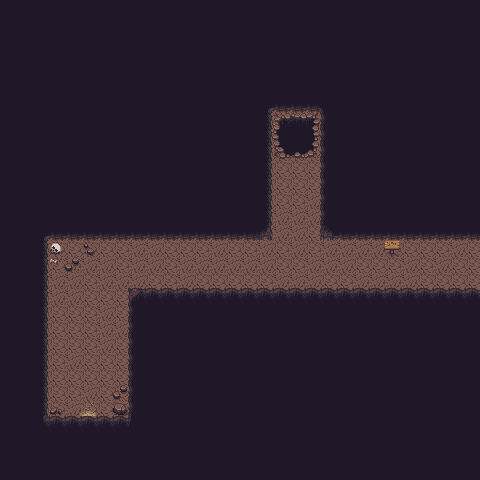

A 2D game scene composited from a Tiled map and its tileset images. What follows is a short description and the map's XML, with every tile layer's data as written:
An orthogonal 30x30 tile map with 16x16 px tiles, 2 tile layers (Ground, Decorations), 2 tilesets and 14 objects (difficulty_lever).

<map version="1.10" tiledversion="1.11.2" orientation="orthogonal" renderorder="right-down" width="30" height="30" tilewidth="16" tileheight="16" infinite="0" nextlayerid="7" nextobjectid="19">
 <editorsettings>
  <export target="CaveMap.lua" format="lua" />
 </editorsettings>
 <tileset firstgid="1" name="tile-set" tilewidth="16" tileheight="16" tilecount="1000" columns="40">
  <image source="gfx/cave.png" width="640" height="400" />
 </tileset>
 <tileset firstgid="1001" name="decorations 2" tilewidth="16" tileheight="16" tilecount="1440" columns="40">
  <image source="gfx/Overworld.png" width="640" height="576" />
 </tileset>
 <layer id="1" name="Ground" width="30" height="30">
  <data encoding="csv">
43,43,43,43,43,43,43,43,43,43,43,43,43,43,43,43,43,43,43,43,43,43,43,43,43,43,43,43,43,43,
43,43,43,43,43,43,43,43,43,43,43,43,43,43,43,43,43,43,43,43,43,43,43,43,43,43,43,43,43,43,
43,43,43,43,43,43,43,43,43,43,43,43,43,43,43,43,43,43,43,43,43,43,43,43,43,43,43,43,43,43,
43,43,43,43,43,43,43,43,43,43,43,43,43,43,43,43,43,43,43,43,43,43,43,43,43,43,43,43,43,43,
43,43,43,43,43,43,43,43,43,43,43,43,43,43,43,43,43,43,43,43,43,43,43,43,43,43,43,43,43,43,
43,43,43,43,43,43,43,43,43,43,43,43,43,43,43,43,43,43,43,43,43,43,43,43,43,43,43,43,43,43,
43,43,43,43,43,43,43,43,43,43,43,43,43,43,43,43,5,83,83,83,6,43,43,43,43,43,43,43,43,43,
43,43,43,43,43,43,43,43,43,43,43,43,43,43,43,43,44,172,173,174,42,43,43,43,43,43,43,43,43,43,
43,43,43,43,43,43,43,43,43,43,43,43,43,43,43,43,44,212,213,214,42,43,43,43,43,43,43,43,43,43,
43,43,43,43,43,43,43,43,43,43,43,43,43,43,43,43,44,252,253,254,42,43,43,43,43,43,43,43,43,43,
43,43,43,43,43,43,43,43,43,43,43,43,43,43,43,43,44,1,1,1,42,43,43,43,43,43,43,43,43,43,
43,43,43,43,43,43,43,43,43,43,43,43,43,43,43,43,44,1,1,1,42,43,43,43,43,43,43,43,43,43,
43,43,43,43,43,43,43,43,43,43,43,43,43,43,43,43,44,1,1,128,42,43,43,43,43,43,43,43,43,43,
43,43,43,43,43,43,43,43,43,43,43,43,43,43,43,43,44,128,128,128,42,43,43,43,43,43,43,43,43,43,
43,43,5,83,83,83,83,83,83,83,83,83,83,83,83,83,84,128,128,1,82,83,83,83,83,83,83,83,83,83,
43,43,44,1,1,1,1,1,128,128,1,1,1,128,1,1,128,1,128,1,128,128,128,128,1,1,1,1,128,1,
43,43,44,1,128,128,128,1,128,128,1,128,128,128,128,128,128,1,1,128,128,128,1,1,1,128,1,128,1,1,
43,43,44,128,128,1,128,128,128,1,1,128,1,1,1,1,1,128,128,128,1,1,128,128,128,128,1,1,1,1,
43,43,44,128,128,1,1,1,2,3,3,3,3,3,3,3,3,3,3,3,3,3,3,3,3,3,3,3,3,3,
43,43,44,1,1,1,128,1,42,43,43,43,43,43,43,43,43,43,43,43,43,43,43,43,43,43,43,43,43,43,
43,43,44,1,1,1,128,128,42,43,43,43,43,43,43,43,43,43,43,43,43,43,43,43,43,43,43,43,43,43,
43,43,44,1,1,1,128,1,42,43,43,43,43,43,43,43,43,43,43,43,43,43,43,43,43,43,43,43,43,43,
43,43,44,1,128,1,1,1,42,43,43,43,43,43,43,43,43,43,43,43,43,43,43,43,43,43,43,43,43,43,
43,43,44,1,1,1,1,1,42,43,43,43,43,43,43,43,43,43,43,43,43,43,43,43,43,43,43,43,43,43,
43,43,44,1,1,128,1,1,42,43,43,43,43,43,43,43,43,43,43,43,43,43,43,43,43,43,43,43,43,43,
43,43,44,1,128,41,1,128,42,43,43,43,43,43,43,43,43,43,43,43,43,43,43,43,43,43,43,43,43,43,
43,43,45,3,3,3,3,3,46,43,43,43,43,43,43,43,43,43,43,43,43,43,43,43,43,43,43,43,43,43,
43,43,43,43,43,43,43,43,43,43,43,43,43,43,43,43,43,43,43,43,43,43,43,43,43,43,43,43,43,43,
43,43,43,43,43,43,43,43,43,43,43,43,43,43,43,43,43,43,43,43,43,43,43,43,43,43,43,43,43,43,
43,43,43,43,43,43,43,43,43,43,43,43,43,43,43,43,43,43,43,43,43,43,43,43,43,43,43,43,43,43
</data>
 </layer>
 <layer id="5" name="Decorations" width="30" height="30">
  <data encoding="csv">
0,0,0,0,0,0,0,0,0,0,0,0,0,0,0,0,0,0,0,0,0,0,0,0,0,0,0,0,0,0,
0,0,0,0,0,0,0,0,0,0,0,0,0,0,0,0,0,0,0,0,0,0,0,0,0,0,0,0,0,0,
0,0,0,0,0,0,0,0,0,0,0,0,0,0,0,0,0,0,0,0,0,0,0,0,0,0,0,0,0,0,
0,0,0,0,0,0,0,0,0,0,0,0,0,0,0,0,0,0,0,0,0,0,0,0,0,0,0,0,0,0,
0,0,0,0,0,0,0,0,0,0,0,0,0,0,0,0,0,0,0,0,0,0,0,0,0,0,0,0,0,0,
0,0,0,0,0,0,0,0,0,0,0,0,0,0,0,0,0,0,0,0,0,0,0,0,0,0,0,0,0,0,
0,0,0,0,0,0,0,0,0,0,0,0,0,0,0,0,0,0,0,0,0,0,0,0,0,0,0,0,0,0,
0,0,0,0,0,0,0,0,0,0,0,0,0,0,0,0,0,0,0,0,0,0,0,0,0,0,0,0,0,0,
0,0,0,0,0,0,0,0,0,0,0,0,0,0,0,0,0,0,0,0,0,0,0,0,0,0,0,0,0,0,
0,0,0,0,0,0,0,0,0,0,0,0,0,0,0,0,0,0,0,0,0,0,0,0,0,0,0,0,0,0,
0,0,0,0,0,0,0,0,0,0,0,0,0,0,0,0,0,0,0,0,0,0,0,0,0,0,0,0,0,0,
0,0,0,0,0,0,0,0,0,0,0,0,0,0,0,0,0,0,0,0,0,0,0,0,0,0,0,0,0,0,
0,0,0,0,0,0,0,0,0,0,0,0,0,0,0,0,0,0,0,0,0,0,0,0,0,0,0,0,0,0,
0,0,0,0,0,0,0,0,0,0,0,0,0,0,0,0,0,0,0,0,0,0,0,0,0,0,0,0,0,0,
0,0,0,0,0,0,0,0,0,0,0,0,0,0,0,0,0,0,0,0,0,0,0,0,0,0,0,0,0,0,
0,0,0,1148,0,127,0,0,0,0,0,0,0,0,0,0,0,0,0,0,0,0,0,0,1116,0,0,0,0,0,
0,0,0,1149,126,0,0,0,0,0,0,0,0,0,0,0,0,0,0,0,0,0,0,0,0,0,0,0,0,0,
0,0,0,0,0,0,0,0,0,0,0,0,0,0,0,0,0,0,0,0,0,0,0,0,0,0,0,0,0,0,
0,0,0,0,0,0,0,0,2,0,0,0,0,0,0,0,0,0,0,0,0,0,0,0,0,0,0,0,0,0,
0,0,0,0,0,0,0,0,0,0,0,0,0,0,0,0,0,0,0,0,0,0,0,0,0,0,0,0,0,0,
0,0,0,0,0,0,0,0,0,0,0,0,0,0,0,0,0,0,0,0,0,0,0,0,0,0,0,0,0,0,
0,0,0,0,0,0,0,0,0,0,0,0,0,0,0,0,0,0,0,0,0,0,0,0,0,0,0,0,0,0,
0,0,0,0,0,0,0,0,0,0,0,0,0,0,0,0,0,0,0,0,0,0,0,0,0,0,0,0,0,0,
0,0,0,0,0,0,0,0,0,0,0,0,0,0,0,0,0,0,0,0,0,0,0,0,0,0,0,0,0,0,
0,0,0,0,0,0,0,126,0,0,0,0,0,0,0,0,0,0,0,0,0,0,0,0,0,0,0,0,0,0,
0,0,0,246,0,0,0,167,0,0,0,0,0,0,0,0,0,0,0,0,0,0,0,0,0,0,0,0,0,0,
0,0,0,0,0,0,0,0,0,0,0,0,0,0,0,0,0,0,0,0,0,0,0,0,0,0,0,0,0,0,
0,0,0,0,0,0,0,0,0,0,0,0,0,0,0,0,0,0,0,0,0,0,0,0,0,0,0,0,0,0,
0,0,0,0,0,0,0,0,0,0,0,0,0,0,0,0,0,0,0,0,0,0,0,0,0,0,0,0,0,0,
0,0,0,0,0,0,0,0,0,0,0,0,0,0,0,0,0,0,0,0,0,0,0,0,0,0,0,0,0,0
</data>
 </layer>
 <objectgroup id="6" name="Levers">
  <object id="18" name="difficulty_lever" x="400" y="240" width="16" height="16" />
 </objectgroup>
 <objectgroup id="2" name="Portals">
  <object id="1" x="80" y="412.818" width="16" height="19.1818">
   <properties>
    <property name="spawn_x" type="int" value="432" />
    <property name="spawn_y" type="int" value="376" />
    <property name="target_map" value="main" />
   </properties>
  </object>
  <object id="13" x="272" y="112" width="48" height="43.375">
   <properties>
    <property name="spawn_x" type="int" value="113" />
    <property name="spawn_y" type="int" value="100" />
    <property name="target_map" value="death" />
   </properties>
  </object>
  <object id="14" x="471" y="240" width="9" height="48">
   <properties>
    <property name="spawn_x" type="int" value="10" />
    <property name="spawn_y" type="int" value="216" />
    <property name="target_map" value="puzzle1" />
   </properties>
  </object>
 </objectgroup>
 <objectgroup id="4" name="Collisions">
  <properties>
   <property name="collidable" type="bool" value="true" />
  </properties>
  <object id="2" x="32" y="416" width="112" height="16" />
  <object id="4" x="128" y="288" width="16" height="128" />
  <object id="5" x="128" y="288" width="352" height="16" />
  <object id="6" x="320" y="224" width="160" height="16" />
  <object id="7" x="320" y="96" width="16" height="128" />
  <object id="8" x="256" y="96" width="64" height="16" />
  <object id="9" x="256" y="112" width="16" height="128" />
  <object id="10" x="32" y="224" width="224" height="16" />
  <object id="11" x="32" y="240" width="16" height="176" />
  <object id="15" x="480" y="224" width="16" height="80" />
 </objectgroup>
</map>
